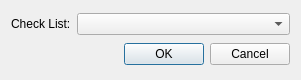
<?xml version="1.0" encoding="UTF-8"?>
<ui version="4.0">
 <class>ChecklistSelector</class>
 <widget class="QDialog" name="ChecklistSelector">
  <property name="geometry">
   <rect>
    <x>0</x>
    <y>0</y>
    <width>301</width>
    <height>80</height>
   </rect>
  </property>
  <property name="windowTitle">
   <string>Dialog</string>
  </property>
  <layout class="QVBoxLayout" name="verticalLayout">
   <item>
    <layout class="QHBoxLayout" name="checkLayout">
     <item>
      <widget class="QLabel" name="check_label">
       <property name="text">
        <string>Check List:</string>
       </property>
      </widget>
     </item>
     <item>
      <widget class="QComboBox" name="check_list_comboBox">
       <property name="sizePolicy">
        <sizepolicy hsizetype="Expanding" vsizetype="Fixed">
         <horstretch>0</horstretch>
         <verstretch>0</verstretch>
        </sizepolicy>
       </property>
      </widget>
     </item>
    </layout>
   </item>
   <item>
    <widget class="QDialogButtonBox" name="buttonBox">
     <property name="orientation">
      <enum>Qt::Horizontal</enum>
     </property>
     <property name="standardButtons">
      <set>QDialogButtonBox::Cancel|QDialogButtonBox::Ok</set>
     </property>
    </widget>
   </item>
  </layout>
 </widget>
 <resources/>
 <connections>
  <connection>
   <sender>buttonBox</sender>
   <signal>accepted()</signal>
   <receiver>ChecklistSelector</receiver>
   <slot>accept()</slot>
   <hints>
    <hint type="sourcelabel">
     <x>248</x>
     <y>254</y>
    </hint>
    <hint type="destinationlabel">
     <x>157</x>
     <y>274</y>
    </hint>
   </hints>
  </connection>
  <connection>
   <sender>buttonBox</sender>
   <signal>rejected()</signal>
   <receiver>ChecklistSelector</receiver>
   <slot>reject()</slot>
   <hints>
    <hint type="sourcelabel">
     <x>316</x>
     <y>260</y>
    </hint>
    <hint type="destinationlabel">
     <x>286</x>
     <y>274</y>
    </hint>
   </hints>
  </connection>
 </connections>
</ui>
